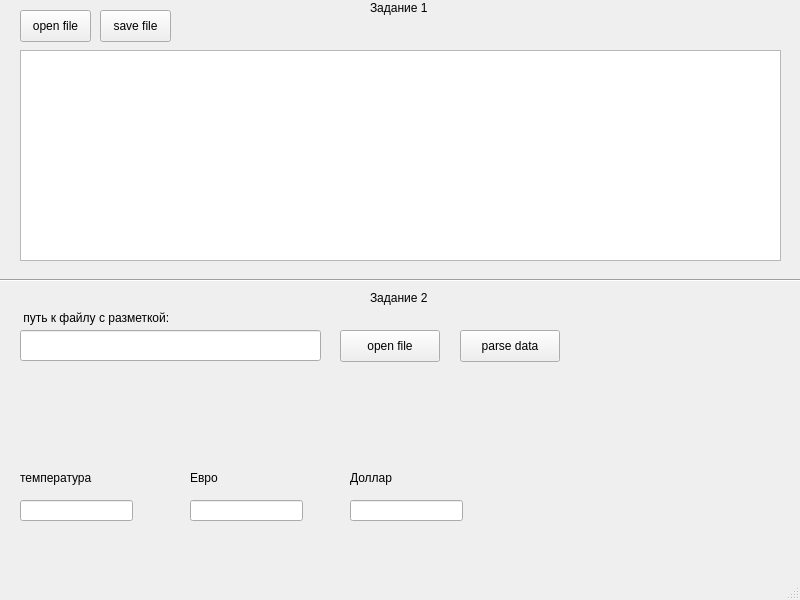
<?xml version="1.0" encoding="UTF-8"?>
<ui version="4.0">
 <class>MainWindow</class>
 <widget class="QMainWindow" name="MainWindow">
  <property name="geometry">
   <rect>
    <x>0</x>
    <y>0</y>
    <width>800</width>
    <height>600</height>
   </rect>
  </property>
  <property name="windowTitle">
   <string>MainWindow</string>
  </property>
  <widget class="QWidget" name="centralwidget">
   <widget class="QPlainTextEdit" name="tsk1_plainTextEdit">
    <property name="geometry">
     <rect>
      <x>20</x>
      <y>50</y>
      <width>761</width>
      <height>211</height>
     </rect>
    </property>
   </widget>
   <widget class="QLabel" name="tsk1_label">
    <property name="geometry">
     <rect>
      <x>370</x>
      <y>0</y>
      <width>71</width>
      <height>16</height>
     </rect>
    </property>
    <property name="text">
     <string>Задание 1</string>
    </property>
   </widget>
   <widget class="QLabel" name="tsk2_label">
    <property name="geometry">
     <rect>
      <x>370</x>
      <y>290</y>
      <width>71</width>
      <height>16</height>
     </rect>
    </property>
    <property name="text">
     <string>Задание 2</string>
    </property>
   </widget>
   <widget class="Line" name="line">
    <property name="geometry">
     <rect>
      <x>0</x>
      <y>270</y>
      <width>801</width>
      <height>20</height>
     </rect>
    </property>
    <property name="orientation">
     <enum>Qt::Horizontal</enum>
    </property>
   </widget>
   <widget class="QPushButton" name="tsk1_open">
    <property name="geometry">
     <rect>
      <x>20</x>
      <y>10</y>
      <width>71</width>
      <height>32</height>
     </rect>
    </property>
    <property name="text">
     <string>open file</string>
    </property>
   </widget>
   <widget class="QPushButton" name="tsk1_save">
    <property name="geometry">
     <rect>
      <x>100</x>
      <y>10</y>
      <width>71</width>
      <height>32</height>
     </rect>
    </property>
    <property name="text">
     <string>save file</string>
    </property>
   </widget>
   <widget class="QPushButton" name="tsk2_parse">
    <property name="geometry">
     <rect>
      <x>460</x>
      <y>330</y>
      <width>100</width>
      <height>32</height>
     </rect>
    </property>
    <property name="text">
     <string>parse data</string>
    </property>
   </widget>
   <widget class="QLineEdit" name="tsk2_addr">
    <property name="geometry">
     <rect>
      <x>20</x>
      <y>330</y>
      <width>301</width>
      <height>31</height>
     </rect>
    </property>
   </widget>
   <widget class="QLabel" name="label">
    <property name="geometry">
     <rect>
      <x>20</x>
      <y>310</y>
      <width>191</width>
      <height>16</height>
     </rect>
    </property>
    <property name="text">
     <string> путь к файлу с разметкой:</string>
    </property>
   </widget>
   <widget class="QLineEdit" name="tsk2_temp">
    <property name="geometry">
     <rect>
      <x>20</x>
      <y>500</y>
      <width>113</width>
      <height>21</height>
     </rect>
    </property>
   </widget>
   <widget class="QLineEdit" name="tsk2_eur">
    <property name="geometry">
     <rect>
      <x>190</x>
      <y>500</y>
      <width>113</width>
      <height>21</height>
     </rect>
    </property>
   </widget>
   <widget class="QLineEdit" name="tsk2_dlr">
    <property name="geometry">
     <rect>
      <x>350</x>
      <y>500</y>
      <width>113</width>
      <height>21</height>
     </rect>
    </property>
   </widget>
   <widget class="QLabel" name="label_2">
    <property name="geometry">
     <rect>
      <x>20</x>
      <y>470</y>
      <width>191</width>
      <height>16</height>
     </rect>
    </property>
    <property name="text">
     <string>температура</string>
    </property>
   </widget>
   <widget class="QLabel" name="label_3">
    <property name="geometry">
     <rect>
      <x>190</x>
      <y>470</y>
      <width>191</width>
      <height>16</height>
     </rect>
    </property>
    <property name="text">
     <string>Евро</string>
    </property>
   </widget>
   <widget class="QLabel" name="label_4">
    <property name="geometry">
     <rect>
      <x>350</x>
      <y>470</y>
      <width>191</width>
      <height>16</height>
     </rect>
    </property>
    <property name="text">
     <string>Доллар</string>
    </property>
   </widget>
   <widget class="QPushButton" name="tsk2_open">
    <property name="geometry">
     <rect>
      <x>340</x>
      <y>330</y>
      <width>100</width>
      <height>32</height>
     </rect>
    </property>
    <property name="text">
     <string>open file</string>
    </property>
   </widget>
  </widget>
  <widget class="QMenuBar" name="menubar">
   <property name="geometry">
    <rect>
     <x>0</x>
     <y>0</y>
     <width>800</width>
     <height>22</height>
    </rect>
   </property>
  </widget>
  <widget class="QStatusBar" name="statusbar"/>
 </widget>
 <resources/>
 <connections/>
</ui>
